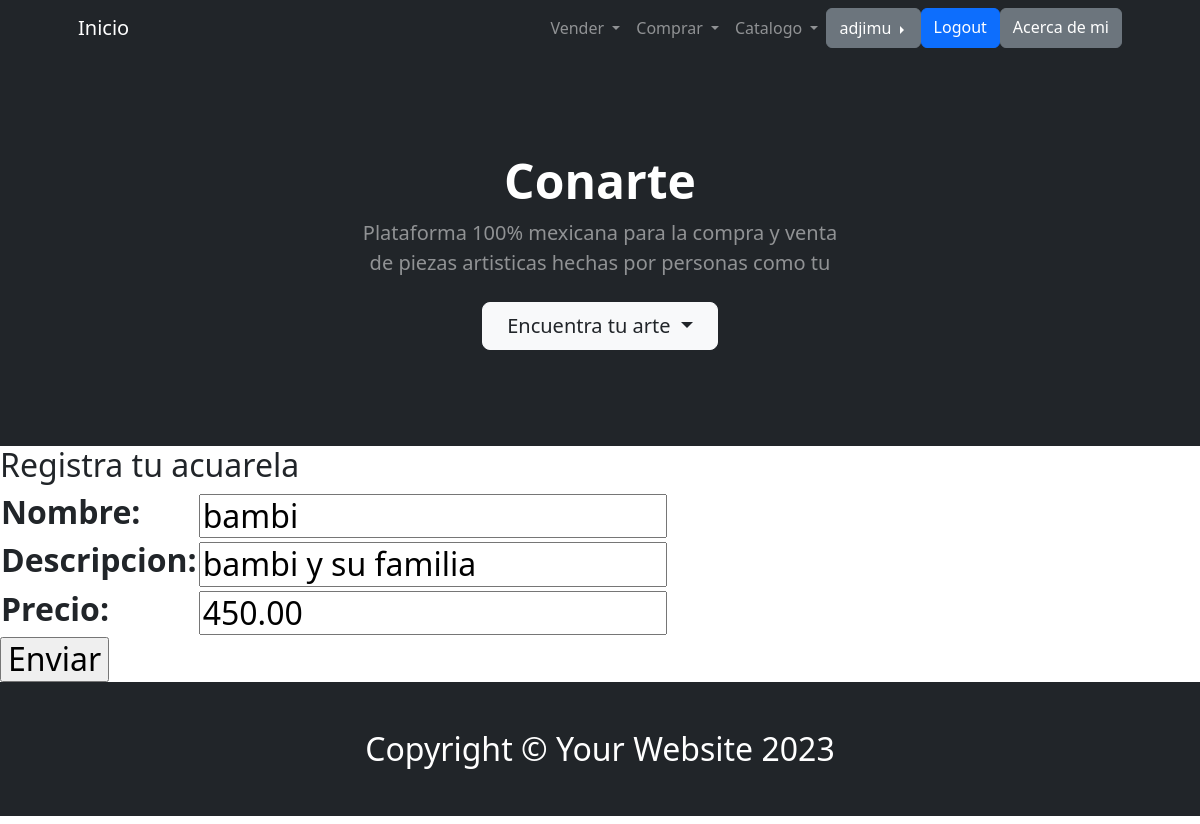
The page /editar_acuarela/1/ (signed in) on the database its author committed.
### app/models.py (models this page shows)
class Acuarela(models.Model):
    nombre = models.CharField(max_length=100)
    descripcion = models.CharField(max_length=200)
    precio = models.DecimalField(max_digits = 10, decimal_places=2)
    dimensiones = models.CharField(max_length=100)
    imagenAcuarela = models.ImageField(upload_to='imagenes/', null=True, blank=False)

### app/views.py (the view)
# urls.py: path('editar_acuarela/<int:pk>/', AcuarelaEditar.as_view(), name="editar_acuarela" ),
class AcuarelaEditar(UpdateView):
    model = Acuarela
    fields = ['nombre',
              'descripcion',
              'precio']
    success_url = reverse_lazy('inicio')

### app/templates/app/acuarela_form.html (shortened to what this page needs)
{% extends 'app/base.html' %}
{% load static %}
{% block suscripcion %}
<h2>Registra tu acuarela<h2>
    <form method="post" enctype="multipart/form-data">
        <table>
            {{ form.as_table }}
        </table>
        <input type="submit" value="Enviar">
    </form>
{% endblock suscripcion %}

### app/templates/app/base.html (shortened to what this page needs)
<!DOCTYPE html>
<html lang="en">
    <head>
        {% load static %}
        <link rel="stylesheet" href="https://cdn.jsdelivr.net/npm/bootstrap@4.0.0/dist/css/bootstrap.min.css">
        <link href="https://cdn.jsdelivr.net/npm/bootstrap@5.2.3/dist/css/bootstrap.min.css" rel="stylesheet" />
        <link href="https://cdn.jsdelivr.net/npm/bootstrap-icons@1.5.0/font/bootstrap-icons.css" rel="stylesheet" />
        <link href="{% static 'app/css/styles.css' %}" rel="stylesheet" />
        <link rel="stylesheet" href="https://cdnjs.cloudflare.com/ajax/libs/font-awesome/6.4.0/css/all.min.css">
    </head>
    <body>
        {% block inicio %}
        <nav class="navbar navbar-expand-lg navbar-dark bg-dark">
            <div class="container px-5">
                <a class="navbar-brand" href="{% url 'inicio' %}">Inicio</a>
                <div class="collapse navbar-collapse" id="navbarSupportedContent">
                    <ul class="navbar-nav ms-auto mb-2 mb-lg-0">
                        {% if user.is_authenticated %}
                        <li class="nav-item dropdown">
                            <a class="nav-link dropdown-toggle" href="#" id="navbarDropdown" role="button" data-toggle="dropdown" aria-haspopup="true" aria-expanded="false">
                              Vender
                            </a>
                          </li>
                          <li class="nav-item dropdown">
                            <a class="nav-link dropdown-toggle" href="#" id="navbarDropdown" role="button" data-toggle="dropdown" aria-haspopup="true" aria-expanded="false">
                              Comprar
                            </a>
                          </li>
                          <li class="nav-item dropdown">
                            <a class="nav-link dropdown-toggle" href="#" id="navbarDropdown" role="button" data-toggle="dropdown" aria-haspopup="true" aria-expanded="false">
                              Catalogo
                            </a>
                          </li>
                    <div class="btn-group dropright">
                        <button type="button" class="btn btn-secondary dropdown-toggle" data-toggle="dropdown" aria-haspopup="true" aria-expanded="false">
                            {{user.username}}
                        </button>
                      </div>
                    <a class="btn btn-primary" href="{% url 'logout' %}">Logout</a>
                {% else %}
                    <a class="btn btn-success" href="{% url 'registro' %}">Registrate</a>
                    <a class="btn btn-primary" href="{% url 'login' %}">Login</a>
                {% endif %}
                    <a class="btn btn-secondary" href="{% url 'acercaDeMi' %}">Acerca de mi</a>
                    </ul>
                </div>
            </div>
        </nav>
        <header class="bg-dark py-5">
            <div class="container px-5">
                <div class="row gx-5 justify-content-center">
                    <div class="col-lg-6">
                        <div class="text-center my-5">
                            <h1 class="display-5 fw-bolder text-white mb-2">Conarte</h1>
                            <p class="lead text-white-50 mb-4">Plataforma 100% mexicana para la compra y venta de piezas artisticas hechas por personas como tu</p>
                            <div class="d-grid gap-3 d-sm-flex justify-content-sm-center">
                                <div class="dropdown show">
                                    <a class="btn btn-outline-light btn-lg px-4 dropdown-toggle" href="#" role="button" id="dropdownMenuLink" data-toggle="dropdown" aria-haspopup="true" aria-expanded="false">
                                      Encuentra tu arte
                                    </a>
                                  </div>
                            </div>
                        </div>
                    </div>
                </div>
            </div>
        </header>
        {% endblock inicio %}
        {% block suscripcion %}{% endblock suscripcion %}
        <footer class="py-5 bg-dark">
            <div class="container px-5"><p class="m-0 text-center text-white">Copyright &copy; Your Website 2023</p></div>
        </footer>
    </body>
</html>

### rows shown on the page
Acuarela: nombre "bambi", descripcion "bambi y su familia", precio "450.00"

### other values the page prints
{{ user.username }} "adjimu"
